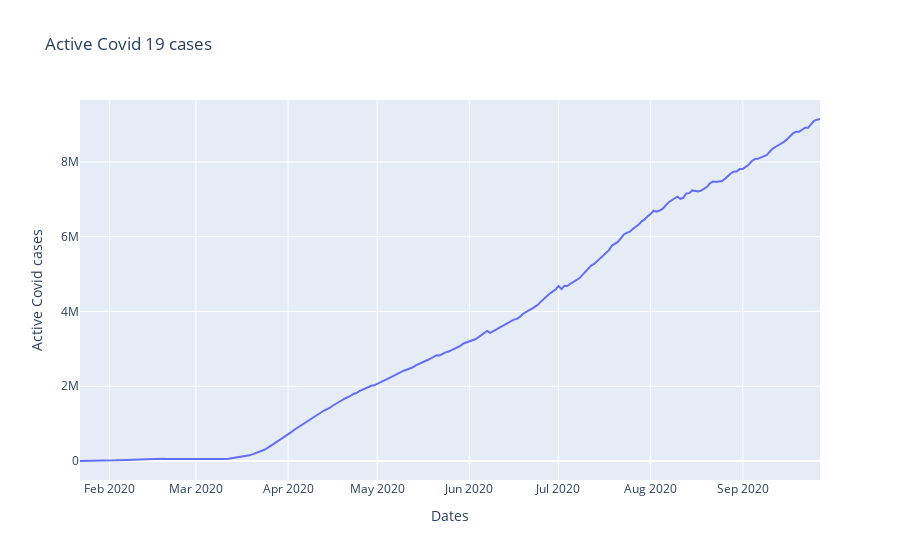

Notebook source saved alongside this figure:
### Code cell
fig = px.line( data_frame = world_total,  x = world_total.index, y = 'Active Covid cases',
              title ='Active Covid 19 cases' )
fig.show()

### Figure 1 — Plotly figure (JSON) as saved in the notebook; plotly's stock layout.template omitted (floating-point values rounded to 4 significant figures; data arrays with more than 128 entries replaced by an {"elided": "..."} marker saying what was removed)
{"data": [{"hovertemplate": "Dates=%{x}<br>Active Covid cases=%{y}<extra></extra>", "legendgroup": "", "line": {"color": "#636efa", "dash": "solid"}, "mode": "lines", "name": "", "orientation": "v", "showlegend": false, "type": "scatter", "x": {"elided": "250 str values"}, "xaxis": "x", "y": {"elided": "250 int values"}, "yaxis": "y"}], "layout": {"legend": {"tracegroupgap": 0}, "title": {"text": "Active Covid 19 cases"}, "xaxis": {"anchor": "y", "domain": [0, 1], "title": {"text": "Dates"}}, "yaxis": {"anchor": "x", "domain": [0, 1], "title": {"text": "Active Covid cases"}}}}
